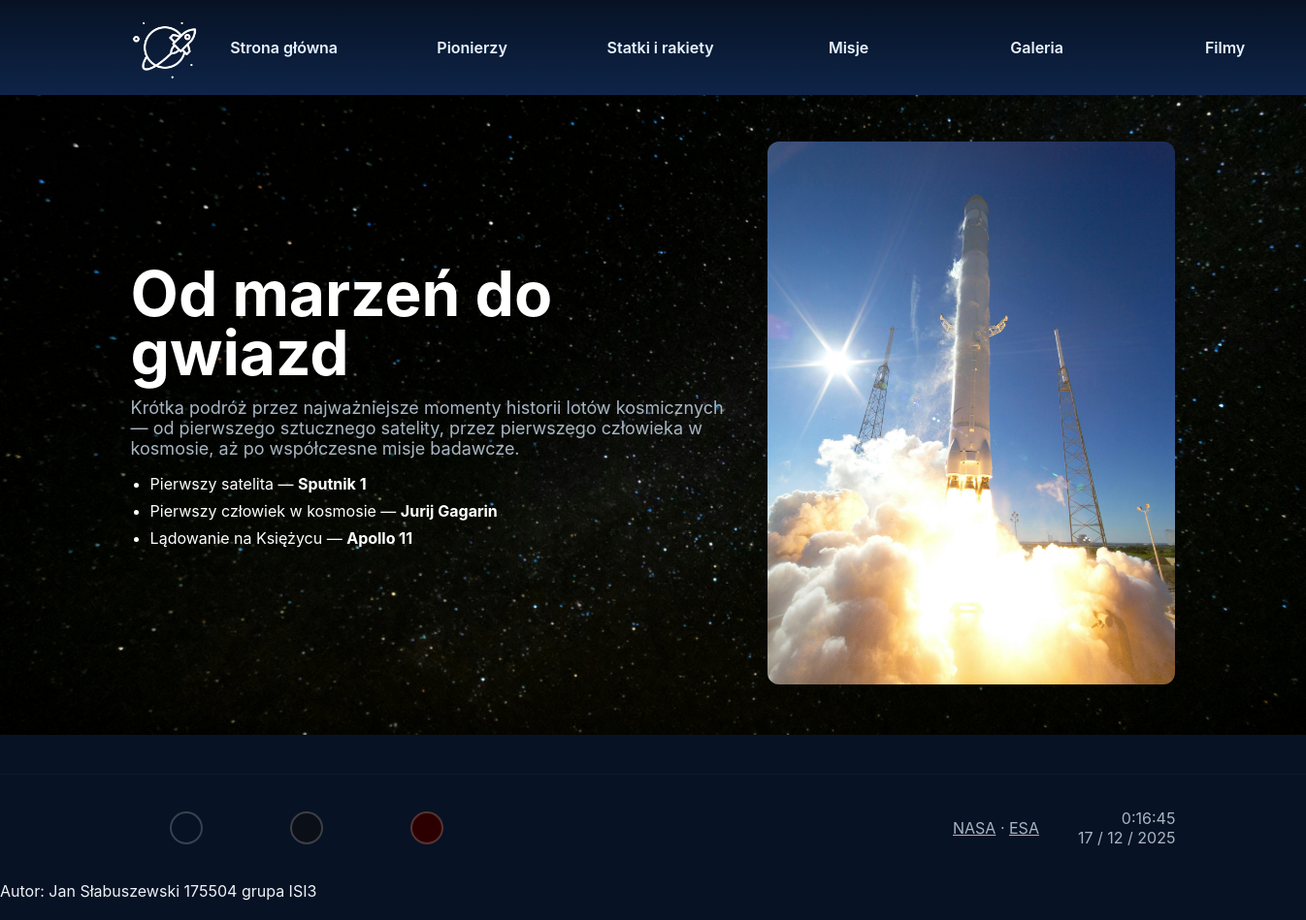
The page /HistoriaLotówKosmicznych_V8/index.php on the database its author committed.
### tables this page shows
CREATE TABLE `page_list` (
  `id` int(11) NOT NULL,
  `page_title` varchar(255) DEFAULT NULL,
  `page_content` text NOT NULL,
  `status` int(11) NOT NULL DEFAULT 1
);

### HistoriaLotówKosmicznych_V8/showpage.php (called while the page is built, shortened)
<?php
function pokazpodstrone($id)
{
    global $link;
    $id_clear = (int)$id;
    $query = "SELECT * FROM page_list WHERE id='$id_clear' LIMIT 1";
    $result = mysqli_query($link, $query);
    $row = mysqli_fetch_array($result);
    if(empty($row['id']))
    {
        $web = '[nie_znaleziono_strony]';
    }
    else
    {
        $web = $row['page_content'];
    }
    return $web;
}
?>

### HistoriaLotówKosmicznych_V8/index.php (the view, shortened to what this page needs)
<?php
include 'cfg.php';
include 'showpage.php';
$id = 1;
if (isset($_GET['idp'])) {
  $id = (int)$_GET['idp'];
}
else {
  $id = 1;
}
?>
<!DOCTYPE html>
<html lang="pl">
<head>
    <link rel="stylesheet" href="css/styles.css">
</head>
<body onload="startclock()">
  <header class="site-header">
    <div class="container header-inner">
      <a href="index.php" class="logo-link">
        <img src="images/rocket_logo.png" alt="Logo" class="logo" loading="lazy">
      </a>
      <nav class="main-nav">
        <ul>
          <li><a href="index.php?idp=1">Strona główna</a></li>
          <li><a href="index.php?idp=3">Pionierzy</a></li>
          <li><a href="index.php?idp=4">Statki i rakiety</a></li>
          <li><a href="index.php?idp=2">Misje</a></li>
          <li><a href="index.php?idp=5">Galeria</a></li>
          <li><a href="index.php?idp=6">Filmy</a></li>
        </ul>
      </nav>
    </div>
  </header>
  <main>
    <?php
    echo pokazpodstrone($id);
    ?>
  </main>
  <footer class="site-footer">
    <div class="container footer-inner">
      <div class="color-picker">
        <figure class="color-btn" style="--color:#071224" onclick="changeBackground('#071224')" title="Blue"></figure>
        <figure class="color-btn" style="--color:#0b0f17" onclick="changeBackground('#0b0f17')" title="Black"></figure>
        <figure class="color-btn" style="--color:#2c0000" onclick="changeBackground('#2c0000')" title="Red"></figure>
      </div>
      <div class="footer-text">
        <p><a href="https://www.nasa.gov">NASA</a> · <a href="https://www.esa.int">ESA</a></p>
        <div class="datetime">
          <div id="zegarek"></div>
          <div id="data"></div>
        </div>
      </div>
    </div>
  </footer>
<?php
 $nr_indeksu = '175504';
 $nrGrupy = 'ISI3';
 echo 'Autor: Jan Słabuszewski '.$nr_indeksu.' grupa '.$nrGrupy.' <br /><br />';
?>
</body>
</html>

### HistoriaLotówKosmicznych_V8/css/styles.css (style rules this page uses)
body { height:100%;margin:0;background:#071224;color:#eef3f7;font-family: Inter, system-ui, Arial; }
.container { max-width:80%;margin:0 auto;padding:0 16px }
.site-header { background:linear-gradient(180deg,#071224 0%, rgb(14, 36, 72) 100%) }
.header-inner { display:flex;align-items:center;justify-content:space-between;padding:14px 0 }
.logo { height:70px;width:auto;vertical-align: middle; }
.main-nav ul { list-style:none;margin:0;padding:0;display:flex;gap:18px;align-items:center }
.main-nav a { text-decoration:none;color:#e7f3ff;padding:6px 8px;border-radius:6px;font-weight:600;text-align: center;display: inline-block;width: 160px;height: 20px; }
.hero { padding:48px 0;background: url('../images/pexels-francesco-ungaro-998641.jpg') center/cover }
.hero-inner { display:grid;grid-template-columns: 1fr 420px;align-items:center;gap:28px }
.hero-text h1 { font-size:64px;margin:0 0 16px;line-height:0.95;font-weight:700;color:#fff }
.hero-text p { color:#a8b6c2;font-size:18px;margin:0 0 16px }
.highlights { margin:14px 0 18px;padding-left:20px;color:#fff }
.highlights li { margin:8px 0 }
.hero-visual img { width:100%;height:auto;border-radius:12px }
.site-footer { border-top:1px solid rgba(255,255,255,0.03);padding:22px 0;margin-top:40px }
.footer-inner { display:flex;justify-content:space-between;align-items:center;color:#a8b6c2;gap:12px }
.footer-inner a { color:#a8b6c2;text-decoration:underline }
.color-btn { width:30px;height:30px;border-radius:50%;background:var(--color);border: 2px solid #fff3;cursor:pointer }
.color-picker { display:flex;gap:10px }
.footer-text { display: flex; align-items: center; gap: 40px }
.datetime { text-align: right }

### rows shown on the page
page_list: page_content "Od marzeń do gwiazd Krótka podróż przez najważniejsze momenty historii lotów kosmicznych — od pierwszego sztucznego satelity, przez pierwszego człowieka w kosmosie, aż po współczesne misje badawcze. Pierwszy satelita — Sputnik 1 Pierwszy człowiek w kosmosie — Jurij Gagarin Lądowanie na Księżycu — Apollo 11", page_content (picture)

### other values the page prints
$nr_indeksu "175504"
$nrGrupy "ISI3"
